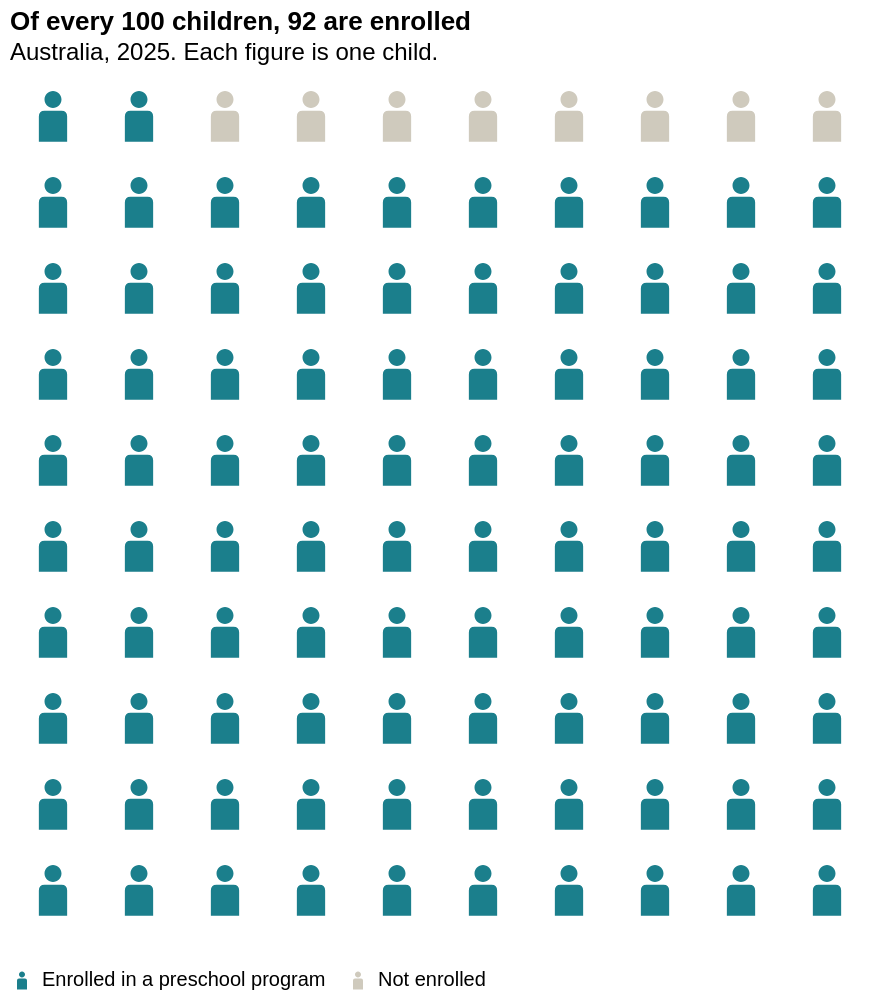

Describe this chart as a Vega-Lite specification.
### Vega-Lite specification from a JSON file in a GitHub repository (floating-point values rounded to 4 significant figures)
{"$schema": "https://vega.github.io/schema/vega-lite/v5.json", "width": 430, "height": 430, "background": null, "title": {"text": "Of every 100 children, 92 are enrolled", "subtitle": "Australia, 2025. Each figure is one child."}, "data": {"sequence": {"start": 0, "stop": 100, "as": "id"}}, "transform": [{"calculate": "datum.id % 10", "as": "col"}, {"calculate": "floor(datum.id / 10)", "as": "row"}, {"calculate": "datum.id < 92 ? 'Enrolled in a preschool program' : 'Not enrolled'", "as": "status"}], "mark": {"type": "point", "filled": true, "shape": "M0.3,-0.55 A0.3,0.3 0 1,1 -0.3,-0.55 A0.3,0.3 0 1,1 0.3,-0.55 Z M-0.5,0.95 L-0.5,0.05 Q-0.5,-0.15 -0.3,-0.15 L0.3,-0.15 Q0.5,-0.15 0.5,0.05 L0.5,0.95 Z", "size": 800, "opacity": 1}, "encoding": {"x": {"field": "col", "type": "ordinal", "axis": null}, "y": {"field": "row", "type": "ordinal", "axis": null, "sort": "descending"}, "color": {"field": "status", "type": "nominal", "scale": {"domain": ["Enrolled in a preschool program", "Not enrolled"], "range": ["#1b7f8c", "#cfcabd"]}, "legend": {"orient": "bottom", "title": null, "labelLimit": 320}}, "tooltip": [{"field": "status", "title": "Status"}]}, "config": {"font": "Nunito, Arial, sans-serif", "view": {"stroke": null}, "title": {"anchor": "start"}}}
